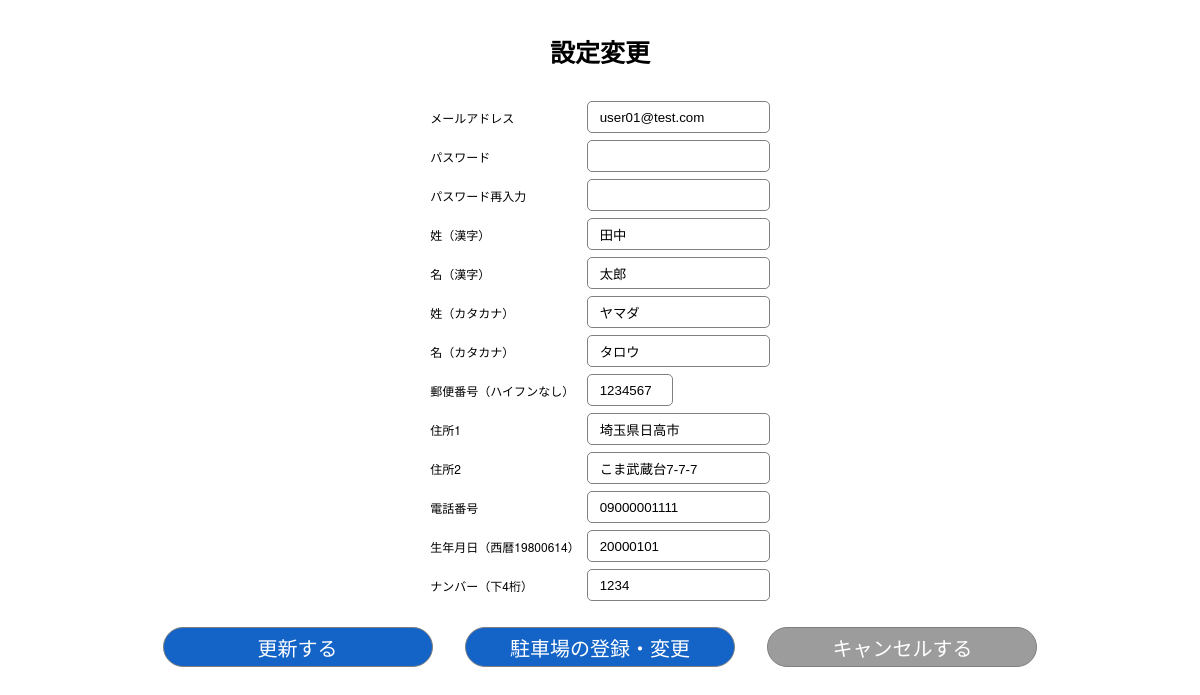
The page /settingChange (signed in) on the database its author committed.
### app.py (models this page shows, shortened)
class User(UserMixin, db.Model):
    id = db.Column(db.Integer, primary_key=True, nullable=False)
    email = db.Column(db.String(50), unique=True)
    password = db.Column(db.String(512), nullable=False)
    first_name = db.Column(db.String(50), nullable=False)
    last_name = db.Column(db.String(50), nullable=False)
    first_name_kana = db.Column(db.String(50), nullable=False)
    last_name_kana = db.Column(db.String(50), nullable=False)
    postal_code = db.Column(db.String(7), nullable=False)
    address1 = db.Column(db.String(255), nullable=False)
    address2 = db.Column(db.String(255), nullable=False)
    tel = db.Column(db.String(11))
    birthday = db.Column(db.String(8), nullable=False)
    carNumber = db.Column(db.String(4), nullable=False)
    created_at = db.Column(db.DateTime, nullable=False,
                           default=datetime.now(pytz.timezone('Asia/Tokyo')))

### app.py (the view)
@app.route('/settingChange', methods=['GET','POST'])
@login_required
def settingChange():
    user = User.query.filter_by(id=current_user.id).first()
    if request.method == 'POST':
        email = request.form.get('email')
        password = request.form.get('password')
        password_confirm = request.form.get('password_confirm')
        first_name = request.form.get('first_name')
        last_name = request.form.get('last_name')
        first_name_kana = request.form.get('first_name_kana')
        last_name_kana = request.form.get('last_name_kana')
        postal_code = request.form.get('postal_code')
        address1 = request.form.get('address1')
        address2 = request.form.get('address2')
        tel = request.form.get('tel')
        birthday = request.form.get('birthday')
        carNumber = request.form.get('carNumber')
        if password != password_confirm:# デバッグ用
            return render_template('settingChange.html',
                                   error='Passwords do not match',
                                   user=user
                                   )
        user.email=email
        user.password=password # デバッグ用にハッシュ化無し
        user.first_name=first_name
        user.last_name=last_name
        user.first_name_kana=first_name_kana
        user.last_name_kana=last_name_kana
        user.postal_code=postal_code
        user.address1=address1
        user.address2=address2
        user.tel=tel
        user.birthday=birthday
        user.carNumber=carNumber
        db.session.add(user)
        db.session.commit()
        return render_template('settingChange.html', user=user, error='登録変更完了')
    else:
        return render_template('settingChange.html', user=user)

### app.py (called while the page is built)
@login_manager.user_loader
def load_user(user_id):
    print(f'ID>>>{user_id}')
    return User.query.get(int(user_id))

### templates/settingChange.html (shortened to what this page needs)
<!DOCTYPE html>
<html>
<head>
    <link rel='stylesheet' href='../static/css/centerBox.css' />
    <link rel='stylesheet' href='../static/css/common.css' />
</head>
<body>
    <article class='container'>
        <section class='box_contents'>
            <h1>設定変更</h1>
            <form method="POST" action="{{ url_for('settingChange') }}">
                <table class='inner'>
                    <tr>
                        <td>メールアドレス</td>
                        <td><input type='email' name='email' required value={{ user.email }} /></td>
                    </tr>
                    <tr>
                        <td>パスワード</td>
                        <td><input type='password' name='password' id='input_password' onBlur='passwordCheck(this)' required value="" /></td>
                    </tr>
                    <tr>
                        <td>パスワード再入力</td>
                        <td><input type='password' name='password_confirm' id='input_passwordConfirm' onBlur='passwordCheck(this)' required value="" /></td>
                    </tr>
                    <tr>
                        <td>姓（漢字）</td>
                        <td><input type='text' name='last_name' required value={{ user.last_name }} /></td>
                    </tr>
                    <tr>
                        <td>名（漢字）</td>
                        <td><input type='text' name='first_name' required value={{ user.first_name }} /></td>
                    </tr>
                    <tr>
                        <td>姓（カタカナ）</td>
                        <td><input type='text' name='last_name_kana' required value={{ user.last_name_kana }} /></td>
                    </tr>
                    <tr>
                        <td>名（カタカナ）</td>
                        <td><input type='text' name='first_name_kana' required value={{ user.first_name_kana }} /></td>
                    </tr>
                    <tr>
                        <td>郵便番号（ハイフンなし）</td>
                        <td><input type='number' class='mini_postCode' name='postal_code' required value={{ user.postal_code }} /></td>
                    </tr>
                    <tr>
                        <td>住所1</td>
                        <td><input type='text' name='address1' required value={{ user.address1 }} /></td>
                    </tr>
                    <tr>
                        <td>住所2</td>
                        <td><input type='text' name='address2' required value={{ user.address2 }} /></td>
                    </tr>
                    <tr>
                        <td>電話番号</td>
                        <td><input type='number' name='tel' required value={{ user.tel }} /></td>
                    </tr>
                        <tr>
                        <td>生年月日（西暦19800614）</td>
                        <td><input type='number' name='birthday' value={{ user.birthday }} /></td>
                    </tr>
                    <tr>
                        <td>ナンバー（下4桁）</td>
                        <td><input type='number' name='carNumber' value={{ user.carNumber }} /></td>
                    </tr>
                </table>
                <footer>
                    <nav class='buttonMenu'>
                        <input class='common_button' style='width : 27%;' type='submit' value='更新する' />
                        <a href="parkingRegistration"><input class='common_button' style='width : 27%;' type='button' value='駐車場の登録・変更' /></a>
                        <a href="mainForm"><input class='common_cancel' style='width : 27%;' type='button' value='キャンセルする' /></a>
                    </nav>
                </footer>
            </form>
        </section>
    </article>
</body>
</html>

### static/css/centerBox.css (style rules this page uses)
.container { display: grid; place-items: center; }
.box_contents { text-align : center; max-width: 1000px; min-width: 750px; width: 100%; }
.inner { display: grid; place-items: center; border-collapse: separate; border-spacing: 5px; }
.inner td { font-size : var(--labelFontSize, 1.2rem); text-align : left; }

### static/css/common.css (style rules this page uses)
:root { --labelFontSize : 1.2rem; }
html { font-size: 62.5%; box-sizing: border-box; }
body { font-size : 1.6em; font-family: "Helvetica Neue", Arial, "Hiragino Kaku Gothic ProN", "Hiragino Sans", Meiryo, sans-serif; }
nav.buttonMenu { margin-top : 2rem; }
h1 { font-size : 2.5rem; }
input, select { text-indent : 1rem; border : solid 0.1rem gray; height : 2.8rem; border-radius : 0.5rem; cursor: pointer; }
.common_button { background-color : rgb(20, 100, 200); text-indent : 0; font-size : 2rem; color : white; height : 4rem; border-radius : 2rem; margin : 0 1.4rem; }
.common_cancel { background-color : rgb(156, 156, 156); text-indent : 0; font-size : 2rem; color : white; height : 4rem; border-radius : 2rem; margin : 0 1.4rem; }
.mini_postCode { width : 8rem; }

### rows shown on the page
User: email "user01@test.com", last_name "田中", first_name "太郎", last_name_kana "ヤマダ", first_name_kana "タロウ", postal_code "1234567", address1 "埼玉県日高市", address2 "こま武蔵台7-7-7", tel "09000001111", birthday "20000101", carNumber "1234"
